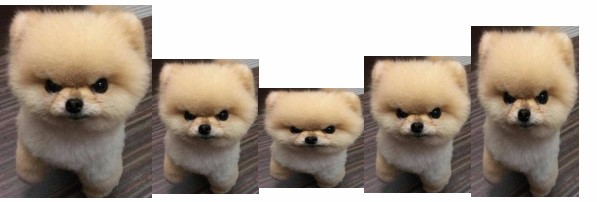
#> input picture 06_Feature_Transform/img/puppy.jpg, 597 x 202 px
$ python b_histmatchTemplate.py
#> lines starting #> are read from the running program, lines starting #| are printed output that depends on the picture; after the words box and inside, x2 and y2 are one past the last pixel; in counts of white or black regions, pixels touching at a corner belong together
import cv2
import numpy as np
from matplotlib import pyplot as plt
# 히스토그램을 계산하여 "sample_puppy.jpg"와 가장 유사한 영역을 "puppy.jpg"에서 찾아
# 해당 영역에 사각형을 그려 시각화하자.
#  두개의 이미지  -> 히스토그램  -> 정규화  -> 유사도  -> 박스
def find_puppy_using_histogram(img_path, templ_path):
#> called with img_path = 'img/puppy.jpg', templ_path = 'img/sample_puppy.jpg'
    img = cv2.imread(img_path)
#> img is the input picture: shape (202, 597, 3); mean B, G, R 142.5, 155.6, 168.8
    templ = cv2.imread(templ_path)
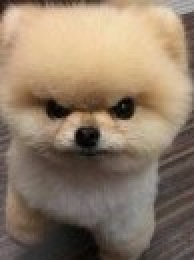
#> input picture 06_Feature_Transform/img/sample_puppy.jpg, 97 x 130 px (shown 2 times larger)
#> templ is the input picture: shape (130, 97, 3); mean B, G, R 104.1, 124.2, 143.1

    # 이미지와 템플릿의 히스토그램을 계산합니다.
    img_hist = cv2.calcHist([img], [0, 1, 2], None, [8, 8, 8], [0, 256, 0, 256, 0, 256])
    templ_hist = cv2.calcHist([templ], [0, 1, 2], None, [8, 8, 8], [0, 256, 0, 256, 0, 256])

    # 히스토그램을 정규화합니다.  => 두개의 이미지 비교 후 유사도 확인
    cv2.normalize(img_hist, img_hist)
    cv2.normalize(templ_hist, templ_hist)

    # 히스토그램 비교
    img_height, img_width = img.shape[:2]      # 입력 이미지의  높이, 너비
#> img_height = 202; img_width = 597
    templ_height, templ_width = templ.shape[:2] # 템플릿 이미지 높이, 너비
#> templ_height = 130; templ_width = 97

    #   두개의 높이와   너비를 계산 한다.
    result_width = img_width - templ_width + 1
#> result_width = 501
    result_height = img_height - templ_height + 1
#> result_height = 73

    # 유사도 계산 결과
    result = np.zeros((result_height, result_width), dtype=np.float32)

    # 히스토 그램을 사용해서 템플릿을 매칭하는 부분
    for i in range(result_height):
        for j in range(result_width):
            sub_img = img[i:i+templ_height, j:j+templ_width]    # 입력 이미지에서 부분 이미지 추출

            sub_img_hist = cv2.calcHist([sub_img], [0, 1, 2], None, [8, 8, 8], [0, 256, 0, 256, 0, 256])
            cv2.normalize(sub_img_hist, sub_img_hist)

            # 템플릿의 히스토그램과 부분이미지의 히스토그램을 비교해서 유사도를 비교
            d = cv2.compareHist(templ_hist, sub_img_hist, cv2.HISTCMP_CORREL)
            result[i, j] = d
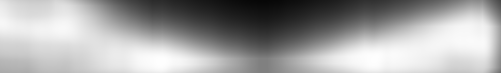
#> result: shape (73, 501) float32; min 0.0277, max 0.999, mean 0.639

    # max_val, max_loc  는 가장 높은 상관관계를 가지는 부분과 위치 값을 가진다.
    #템플릿이 입력이미지에 어디에 위치하는 지를 알 수 있다.
    min_val, max_val, min_loc, max_loc = cv2.minMaxLoc(result)
#> min_val = 0.0277; max_val = 0.999; min_loc = (259, 0); max_loc = (161, 61)


    # 가장 유사한 위치에 사각형을 그립니다.
    top_left = max_loc
#> top_left = (161, 61)
    bottom_right = (top_left[0] + templ_width, top_left[1] + templ_height)
#> bottom_right = (258, 191)
    cv2.rectangle(img, top_left, bottom_right, 255, 2)
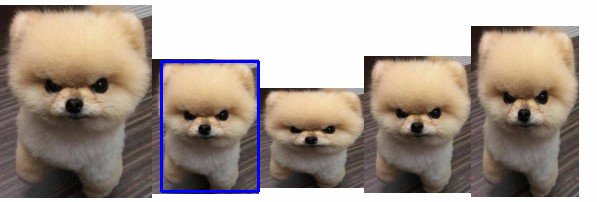
#> img: shape (202, 597, 3); 1.13% of pixels changed, all inside (x1, y1, x2, y2) = (160, 60, 260, 193)

    plt.imshow(cv2.cvtColor(img, cv2.COLOR_BGR2RGB))
    plt.title('Matching Result')
    plt.show()

if __name__ == '__main__':
    find_puppy_using_histogram('img/puppy.jpg', 'img/sample_puppy.jpg')
